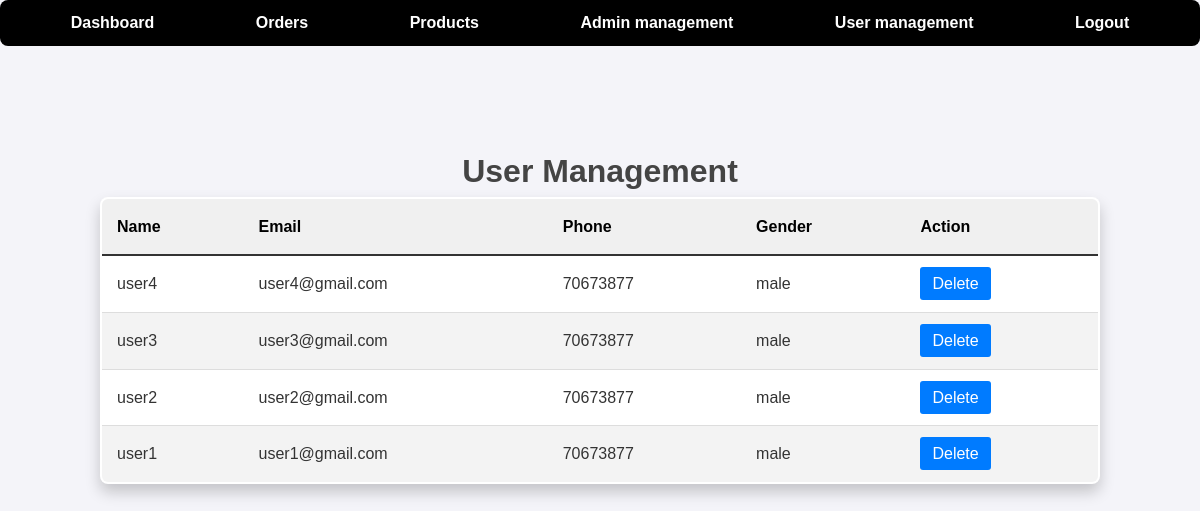
The app's page /admin/user_managment.php with its own data.
### tables this page shows
CREATE TABLE IF NOT EXISTS `users` (
  `user_id` int NOT NULL AUTO_INCREMENT,
  `name` text NOT NULL,
  `email` text NOT NULL,
  `phone_number` text NOT NULL,
  `role` text NOT NULL,
  `gender` text NOT NULL,
  `password` text NOT NULL,
  `created_at` datetime NOT NULL,
  PRIMARY KEY (`user_id`)
);

### admin/user_managment.php (the view, shortened to what this page needs)
<?php
require_once '../connection.php';
$sql = "SELECT user_id, name, email, phone_number, role, gender FROM users WHERE role = 'user'";
$result = $conn->query($sql);
?>
<!DOCTYPE html>
<html lang="en">
<head>
    <link rel="stylesheet" href="css/admin_managment.css">
</head>
<body>
<header>
        <ul>
            <li><a href="index.php">Dashboard</a></li>
            <li><a href="order.php">Orders</a></li>
            <li><a href="fetch_products.php">Products</a></li>
            <li><a href="admin_managment.php">Admin management</a></li>
            <li><a href="user_managment.php">User management</a></li>
            <li><a href="../logout.php">Logout</a></li>
        </ul>
    </header>
    <h1>User Management</h1>
    <table>
        <thead>
            <tr>
                <th>Name</th>
                <th>Email</th>
                <th>Phone</th>
                <th>Gender</th>
                <th>Action</th>
            </tr>
        </thead>
        <tbody>
            <?php if ($result && $result->num_rows > 0): ?>
                <?php while ($row = $result->fetch_assoc()): ?>
                    <tr>
                        <td><?php echo htmlspecialchars($row['name']); ?></td>
                        <td><?php echo htmlspecialchars($row['email']); ?></td>
                        <td><?php echo htmlspecialchars($row['phone_number']); ?></td>
                        <td><?php echo htmlspecialchars($row['gender']); ?></td>
                        <td>
                            <a href="user_managment.php?delete_id=<?php echo $row['user_id']; ?>" class="action-button" onclick="return confirm('Are you sure you want to delete this user?');">Delete</a>
                        </td>
                    </tr>
                <?php endwhile; ?>
            <?php else: ?>
                <tr>
                    <td colspan="7">No users found.</td>
                </tr>
            <?php endif; ?>
        </tbody>
    </table>
</body>
</html>

### admin/css/admin_managment.css (style rules this page uses)
* { margin: 0; padding: 0; box-sizing: border-box; font-family: Arial, sans-serif; }
body { background-color: #f4f4f9; color: #333; line-height: 1.6; font-size: 16px; }
header ul { list-style: none; background: black; padding: 10px 20px; display: flex; justify-content: space-around; border-radius: 8px; margin-bottom: 20px; color: white; }
header ul li { margin: 0 10px; }
header ul li a { text-decoration: none; color: white; font-weight: bold; transition: color 0.3s, transform 0.3s; }
h1 { margin-top: 100px; text-align: center; color: #444; font-size: 2em; }
table { width: 100%; max-width: 1000px; margin: 0 auto; border-collapse: collapse; background: #fff; border-radius: 8px; overflow: hidden; box-shadow: 0 8px 15px rgba(0, 0, 0, 0.2); border: 2px solid #333; }
thead { color: black; background: #f0f0f0; }
thead th { padding: 15px; text-align: left; color: black; border-bottom: 2px solid #333; }
tbody tr:nth-child(even) { background: #f3f3f3; }
tbody tr:nth-child(odd) { background: #fff; }
tbody td { padding: 15px; text-align: left; border-bottom: 1px solid #ddd; }
.action-button { padding: 8px 12px; background-color: #007bff; color: white; text-decoration: none; border-radius: 3px; transition: background 0.3s, transform 0.3s; }

### records on screen
users: name "user4", email "user4@gmail.com", phone_number "70673877", gender "male"
users: name "user3", email "user3@gmail.com", phone_number "70673877", gender "male"
users: name "user2", email "user2@gmail.com", phone_number "70673877", gender "male"
users: name "user1", email "user1@gmail.com", phone_number "70673877", gender "male"
